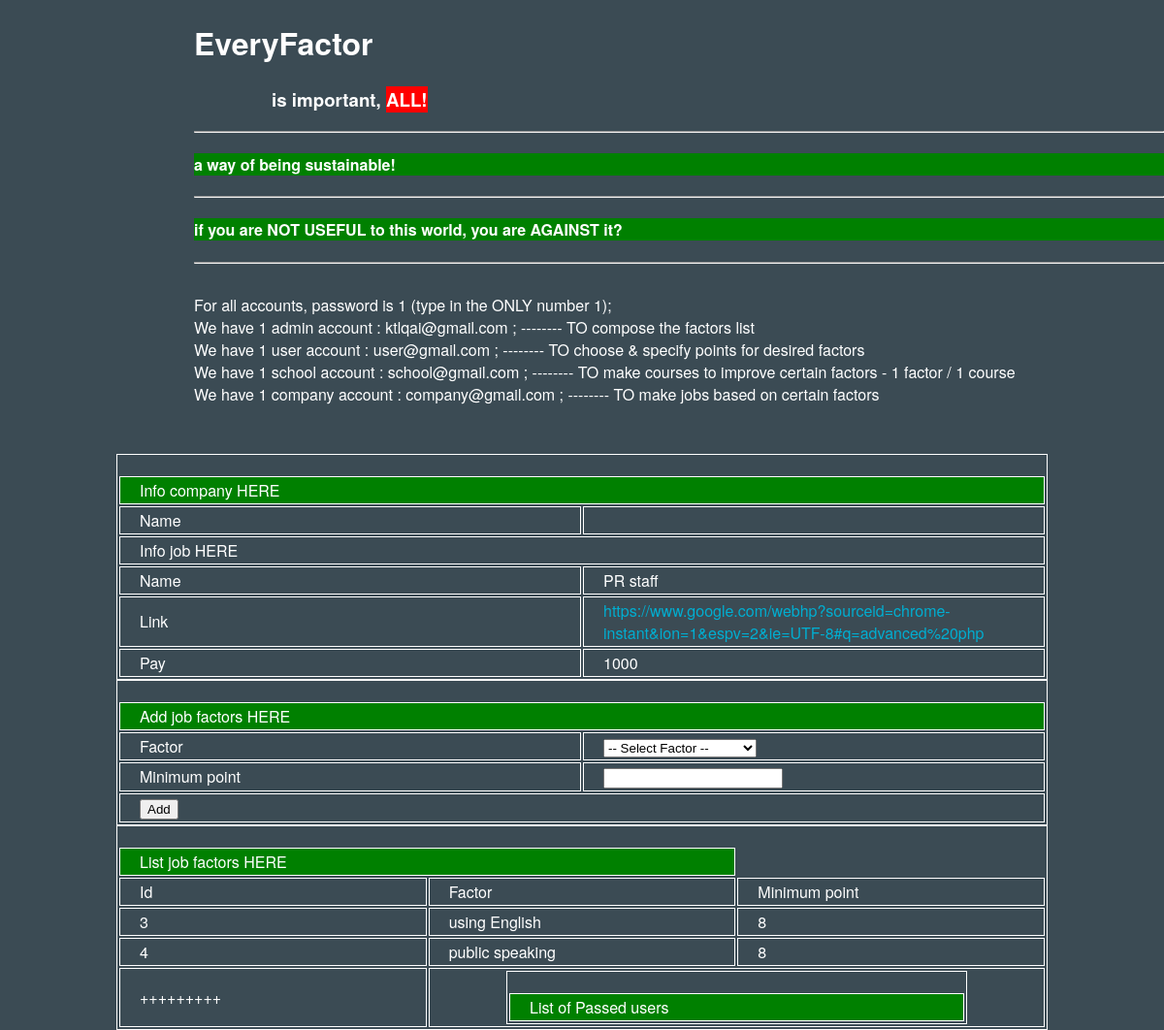
The app's page /jobfactor.php?jobid=2 with its own data.
### tables this page shows
CREATE TABLE IF NOT EXISTS `job` (
`id` int(11) NOT NULL,
  `name` varchar(1000) NOT NULL,
  `link` varchar(1000) NOT NULL,
  `companyid` int(11) NOT NULL,
  `pay` int(11) NOT NULL
);

CREATE TABLE IF NOT EXISTS `jobfactor` (
`id` int(11) NOT NULL,
  `jobid` int(11) NOT NULL,
  `factorid` int(11) NOT NULL,
  `minimumpoint` decimal(10,0) NOT NULL
);

CREATE TABLE IF NOT EXISTS `factor` (
`id` int(11) NOT NULL,
  `name` varchar(1000) NOT NULL
);

### jobfactor.php (the view, shortened to what this page needs)
<?php
	require_once("db_config.php");
?>
<!DOCTYPE html>
<html>
<head>
	<link rel="stylesheet" href="style.css" />
</head>
<body>
	<div class="wrapper">
		<?php require_once('header.php'); ?>
		<table>
			<tr>
				<td colspan="2">Info company HERE</td>
			</tr>
			<?php
				$loginedid = $_SESSION["loginedid"];
				$sql = "SELECT * FROM user WHERE id=:id";
				$statement = $pdo->prepare($sql);
				$statement->bindParam(':id', $loginedid);
				$statement->execute();
				$row = $statement->fetch(PDO::FETCH_ASSOC);
			?>
			<tr>
				<td>Name</td>
				<td><?php echo $row['name']; ?></td>
			</tr>
			<tr>
				<td colspan="2">Info job HERE</td>
			</tr>
			<?php
				$jobid = $_SESSION["jobid"];
				$sql = "SELECT * FROM job WHERE id=:id";
				$statement = $pdo->prepare($sql);
				$statement->bindParam(':id', $jobid);
				$statement->execute();
				$row = $statement->fetch(PDO::FETCH_ASSOC);
			?>
			<tr>
				<td>Name</td>
				<td><?php echo $row['name']; ?></td>
			</tr>
			<tr>
				<td>Link</td>
				<td><a href="<?php echo $row['link']; ?>" target="_blank"><?php echo $row['link']; ?></a></td>
			</tr>
			<tr>
				<td>Pay</td>
				<td><?php echo $row['pay']; ?></td>
			</tr>
		</table>
		<form method="post" action="jobfactor.php">
			<table>
				<tr>
					<td colspan="2">Add job factors HERE</td>
				</tr>
				<tr>
					<td>Factor</td>
					<td>
						<select name="factorid">
							<option value="select-factor">-- Select Factor --</option>
						</select>
					</td>
				</tr>
				<tr>
					<td>Minimum point</td>
					<td><input type="text" value="" name="minimumpoint"></td>
				</tr>
				<tr>
					<td colspan="2"><input type="submit" value="Add" name="add"></td>
				</tr>
			</table>
		</form>
		<table>
				<tr>
					<td colspan="2">List job factors HERE</td>
				</tr>
				<tr>
					<td>Id</td>
					<td>Factor</td>
					<td>Minimum point</td>
				</tr>
					<?php
						$jobid = $_SESSION['jobid'];
						$sql = "SELECT jobfactor.id AS jobfactorid, factorid, name, minimumpoint FROM jobfactor INNER JOIN factor ON jobfactor.factorid = factor.id WHERE jobid = :jobid";
						$statement = $pdo->prepare($sql);
						$statement->bindParam(':jobid', $jobid);
						$statement->execute();
						while ($row = $statement->fetch(PDO::FETCH_ASSOC)) {
					?>
				<tr>
					<td><?php echo $row['jobfactorid']; ?></td>
					<td><?php echo $row['name']; ?></td>
					<td><?php echo $row['minimumpoint']; ?></td>
				</tr>
					<?php
						}
					?>
				<tr>
					<td>+++++++++</td>
					<td colspan="2">
						<table>
							<tr>
								<td colspan="2">List of Passed users</td>
							</tr>
						</table>
					</td>
				</tr>
			</table>
</body>
</html>

### style.css (style rules this page uses)
body,html { background-color: #3b4b54; width : 100%; height: 100%; margin: 0 auto; font-family: "HelveticaNeue-Light", "Helvetica Neue Light", "Helvetica Neue", Helvetica, Arial, "Lucida Grande", sans-serif; color: #ffffff; }
a { text-decoration: none; color: #00aed1; }
table { table-layout: fixed; width: 80%; margin: 0 auto; word-wrap: break-word; padding-top: 20px; border: 1px solid white; }
tr:first-child { background-color: green; }
th, td { text-align: left; padding: 2px 20px; border: 1px solid white; }
.wrapper { margin-bottom: 50px; }

### records on screen
job: name "PR staff", link "https://www.google.com/webhp?sourceid=chrome-instant&ion=1&espv=2&ie=UTF-8#q=advanced%20php", pay "1000"
jobfactor: id "3", factorid.name "using English", minimumpoint "8"
jobfactor: id "4", factorid.name "public speaking", minimumpoint "8"
